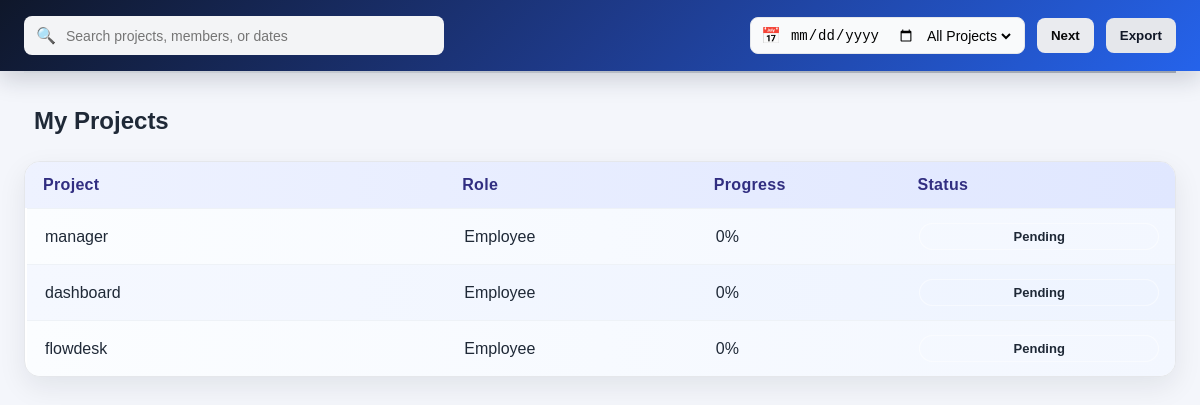
Page /projects/Myprojects/ (signed in) on the earlier database version.
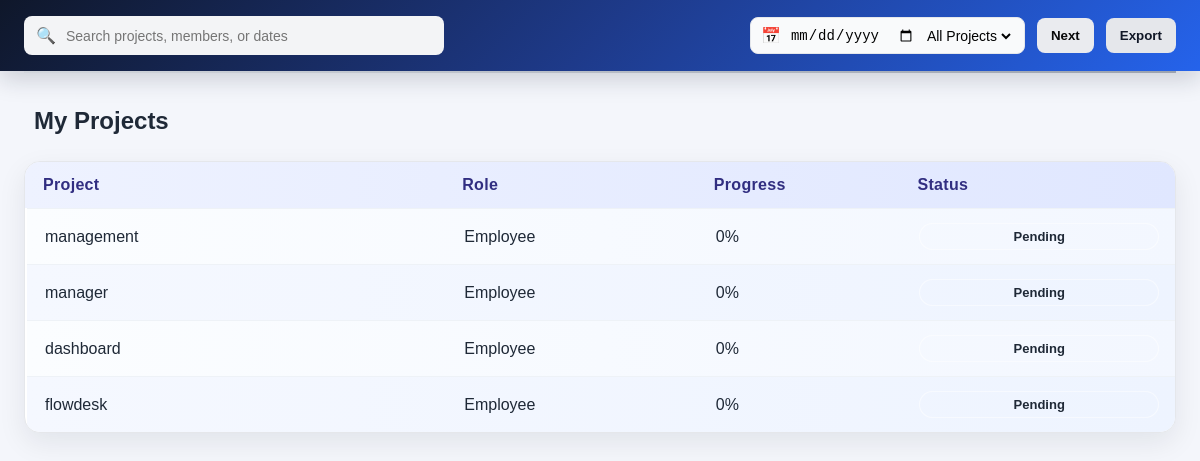
Same page on the later database version.
### projects/models.py (models this page shows, shortened)
class Project(models.Model):
    STATUS_CHOICES = (
        ('pending', 'Pending'),
        ('in_progress', 'In Progress'),
        ('completed', 'Completed'),
    )
    PROJECT_TYPE = (
        ('Project', 'Project'),
        ('Task', 'Task'),
    )
    project_type = models.CharField(
        max_length=20,
        choices=PROJECT_TYPE,
        default='Project'
    )
    project_name = models.CharField(max_length=200)
    description = models.TextField(
        blank=True,
        null=True
    )
    employee = models.ForeignKey(
        User,
        on_delete=models.CASCADE,
        related_name="projects",
        null=True,
        blank=True,
    )
    role = models.CharField(
        max_length=100,
        null=True,
        blank=True,
    )
    progress = models.IntegerField(default=0)
    status = models.CharField(
        max_length=20,
        choices=STATUS_CHOICES,
        default='pending'
    )
    start_date = models.DateField()
    end_date = models.DateField(
        blank=True,
        null=True
    )
    created_at = models.DateTimeField(
        default=timezone.now
    )

### projects/views.py (the view)
@login_required
def Myprojects(request):
    projects = Project.objects.filter(
        employee=request.user,
        project_type="Project"
    ).order_by(
        "-created_at"
    )
    return render(
        request,
        "projects/Myprojects.html",
        {
            "projects": projects,
            "total_projects": projects.count(),
        }
    )

### projects/templates/projects/Myprojects.html (shortened to what this page needs)
{% load static %}
<!DOCTYPE html>
<html lang="en">
<head>
    <link rel="stylesheet" href="{% static 'projects/css/style.css' %}">
</head>
<body>
<nav class="navbar">
    <div class="search-box">
        <span>🔍</span>
        <input
            type="text"
            placeholder="Search projects, members, or dates">
    </div>
    <div class="nav-actions">
        <div class="date-filter">
            <label>📅</label>
            <input type="date">
            <select>
                <option value="all">All Projects</option>
            </select>
        </div>
        <button class="nav-btn next-btn">Next</button>
        <button class="nav-btn export-btn">Export</button>
    </div>
</nav>
<div class="divider"></div>
<section class="work-stage">
    <h2>My Projects</h2>
    <div class="projects-table">
        <div class="table-header">
            <span>Project</span>
            <span>Role</span>
            <span>Progress</span>
            <span>Status</span>
        </div>
        {% for project in projects %}
        <div class="table-row">
            <span>{{ project.project_name }}</span>
            <span>{{ project.role }}</span>
            <span>
                {{ project.progress|default:0 }}%
            </span>
            <span
                class="status
                ">
                {{ project.get_status_display }}
            </span>
        </div>
        {% endfor %}
    </div>
</section>
</body>
</html>

Differences in the rows shown:
added Project: project_name "management", role "Employee", progress "0", status "Pending"
